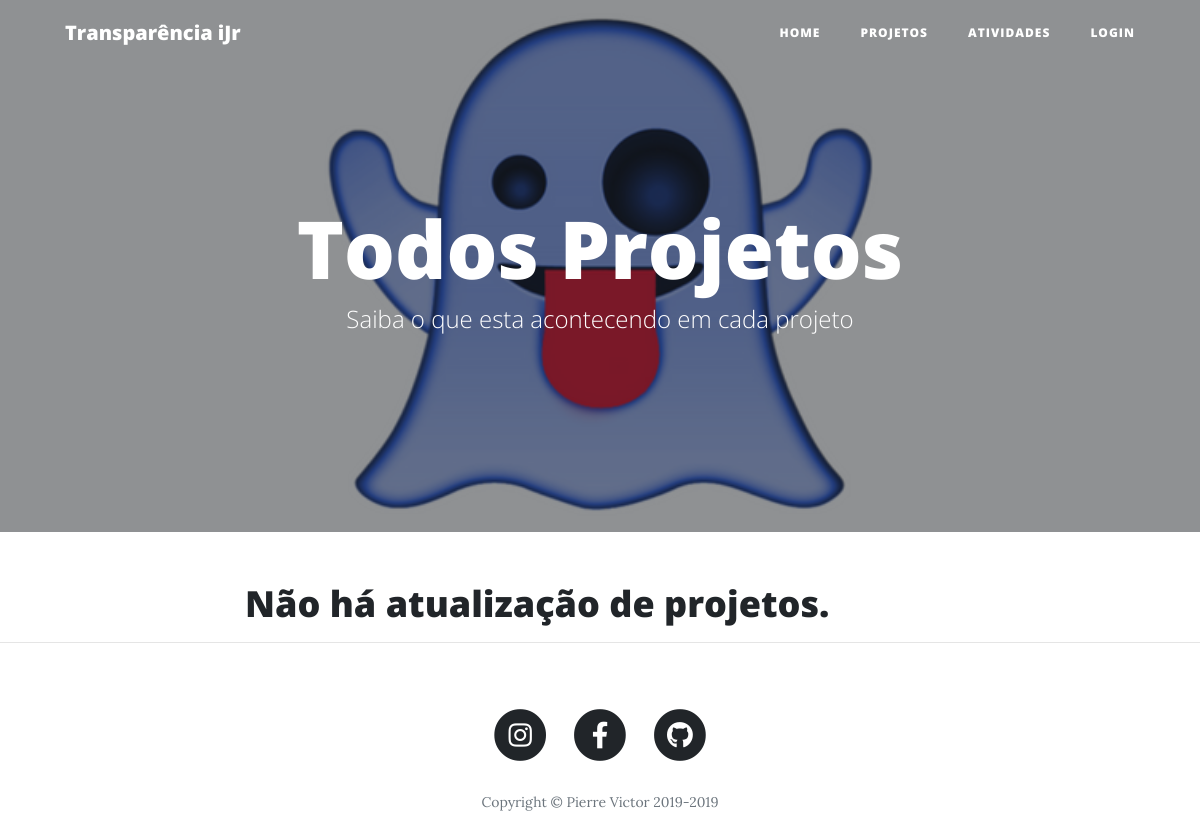
Before: /projetos/todosprojetos with the older database file.
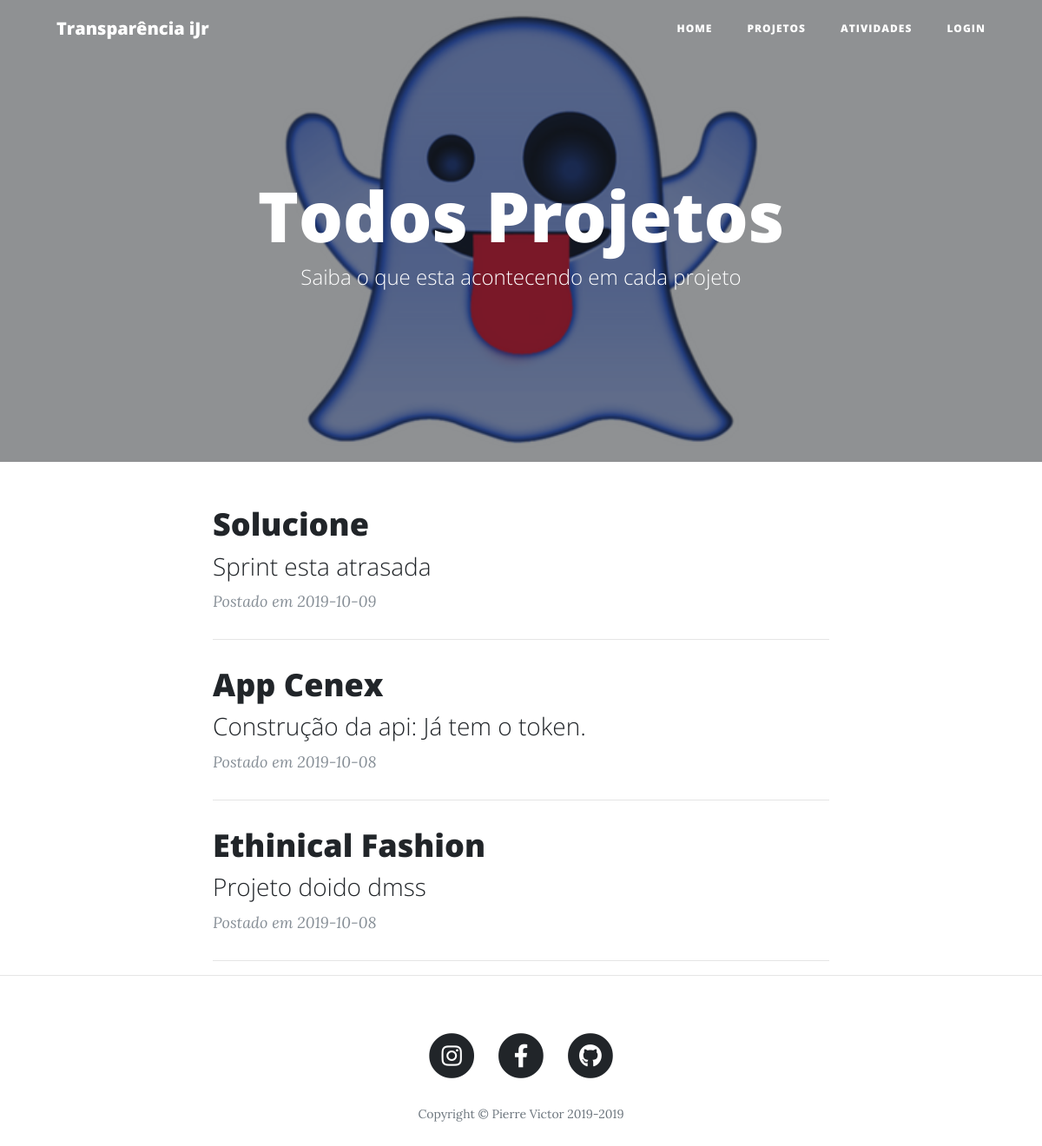
After: the same page with the newer database file.
### transparenciaprojetosijr/projetos/models.py (models this page shows, shortened)
class Projetos(db.Model):
    __tablename__ = 'projetos'
    id = db.Column(db.Integer, primary_key=True)
    nome = db.Column(db.String)
    descricao = db.Column(db.String)
    data_criacao = db.Column(db.Date, default=datetime.today())

### transparenciaprojetosijr/projetos/views.py (the view)
@projetos.route("/todosprojetos")
def todos_projetos():
    login = LoginForm()
    adicionarUser = AdicionarUserForm()
    logout = LogoutForm()
    adicionarProjeto = AdicionarProjetoForm()
    allProjetos = Projetos.query.all()
    return render_template("todos_projetos.html", login=login, adicionarUser=adicionarUser, logout=logout, adicionarProjeto=adicionarProjeto, allProjetos=allProjetos)

### transparenciaprojetosijr/projetos/templates/projetos/todos_projetos.html (shortened to what this page needs)
{% extends "base.html" %}
{% block header %}
<header class="masthead" style="background-image: url('../static/img/espirito.png')">
    <div class="overlay"></div>
    <div class="container">
      <div class="row">
        <div class="col-lg-8 col-md-10 mx-auto">
          <div class="site-heading">
            <h1>Todos Projetos</h1>
            <span class="subheading">Saiba o que esta acontecendo em cada projeto</span>
          </div>
        </div>
      </div>
    </div>
</header>
{% endblock %}
{% block conteudo %}
<div class="col-lg-8 col-md-10 mx-auto">
  {% if allProjetos %}
{% for projetos in allProjetos %}
  <div class="post-preview">
      <a href="">
      <h2 class="post-title">
          {{ projetos.nome }}
      </h2>
      <h3 class="post-subtitle">
          {{ projetos.descricao }}
      </h3>
      </a>
      <p class="post-meta">Postado em
          {{ projetos.data_criacao }}
      </p>
  </div>
  <hr>
{% endfor %}
{% else %}
<div class="post-preview">
    <a href="">
    <h2 class="post-title">
       Não há atualização de projetos.
    </h2>
    </a>
</div>
{% endif %}
</div>
{% endblock %}

### transparenciaprojetosijr/templates/base.html (shortened to what this page needs)
<!DOCTYPE html>
<html lang="en">
<head>
  <link href="{{url_for('static', filename='cleanblog/vendor/bootstrap/css/bootstrap.min.css')}}" rel="stylesheet">
  <link href="{{url_for('static', filename='cleanblog/vendor/fontawesome-free/css/all.min.css')}}" rel="stylesheet" type="text/css">
  <link href="{{url_for('static', filename='cleanblog/css/clean-blog.min.css')}}" rel="stylesheet">
  <link href="{{url_for('static', filename='css/style.css')}}" rel="stylesheet">
  <link href="{{url_for('static', filename='css/style.scss')}}" rel="stylesheet">
</head>
<body>
  <nav class="navbar navbar-expand-lg navbar-light fixed-top" id="mainNav">
    <div class="container">
      <a class="navbar-brand" href="{{url_for('principal.index')}}">Transparência iJr</a>
      <div class="collapse navbar-collapse" id="navbarResponsive">
        <ul class="navbar-nav ml-auto">
            <li class="nav-item">
                <a class="nav-link" href="{{url_for('principal.index')}}">Home</a>
            </li>
            <li class="nav-item">
                <a class="nav-link" href="{{url_for('projetos.todos_projetos')}}">Projetos</a>
            </li>
            <li class="nav-item">
                <a class="nav-link" href="{{url_for('projetos.todas_atividades')}}">Atividades</a>
            </li>
            {% if not current_user.is_authenticated %}
            <li class="nav-item">
                <a class="nav-link" href=""  class="btn btn-primary" data-toggle="modal" data-target="#loginmodal">Login</a>
            </li>
            {% else %}
            <li class="nav-item">
                <a class="nav-link" href=""  class="btn btn-primary" data-toggle="modal" data-target="#logoutmodal">LogOut</a>
            </li>
            {% endif %}
        </ul>
      </div>
    </div>
  </nav>
  {% block header %}
  {% endblock %}
    <div class="container">
        {% block conteudo %}
        {% endblock %}
    </div>
  <hr>
  <footer>
    <div class="container">
      <div class="row">
        <div class="col-lg-8 col-md-10 mx-auto">
          <ul class="list-inline text-center">
            <li class="list-inline-item">
              <a href="https://www.instagram.com/ufmginformaticajr/">
                <span class="fa-stack fa-lg">
                  <i class="fas fa-circle fa-stack-2x"></i>
                  <i class="fab fa-instagram fa-stack-1x fa-inverse"></i>
                </span>
              </a>
            </li>
            <li class="list-inline-item">
              <a href="https://www.facebook.com/ufmginformaticajr/">
                <span class="fa-stack fa-lg">
                  <i class="fas fa-circle fa-stack-2x"></i>
                  <i class="fab fa-facebook-f fa-stack-1x fa-inverse"></i>
                </span>
              </a>
            </li>
            <li class="list-inline-item">
              <a href="https://github.com/pierresousa">
                <span class="fa-stack fa-lg">
                  <i class="fas fa-circle fa-stack-2x"></i>
                  <i class="fab fa-github fa-stack-1x fa-inverse"></i>
                </span>
              </a>
            </li>
          </ul>
          <p class="copyright text-muted">Copyright &copy; Pierre Victor 2019-</p>
        </div>
      </div>
    </div>
  </footer>
</body>
</html>

Changed rows visible on the page:
added Projetos: nome "Solucione", descricao "Sprint esta atrasada", data_criacao "2019-10-09"
added Projetos: nome "App Cenex", descricao "Construção da api: Já tem o token.", data_criacao "2019-10-08"
added Projetos: nome "Ethinical Fashion", descricao "Projeto doido dmss", data_criacao "2019-10-08"
Other visible differences:
text no longer shown: "Não há atualização de projetos."
